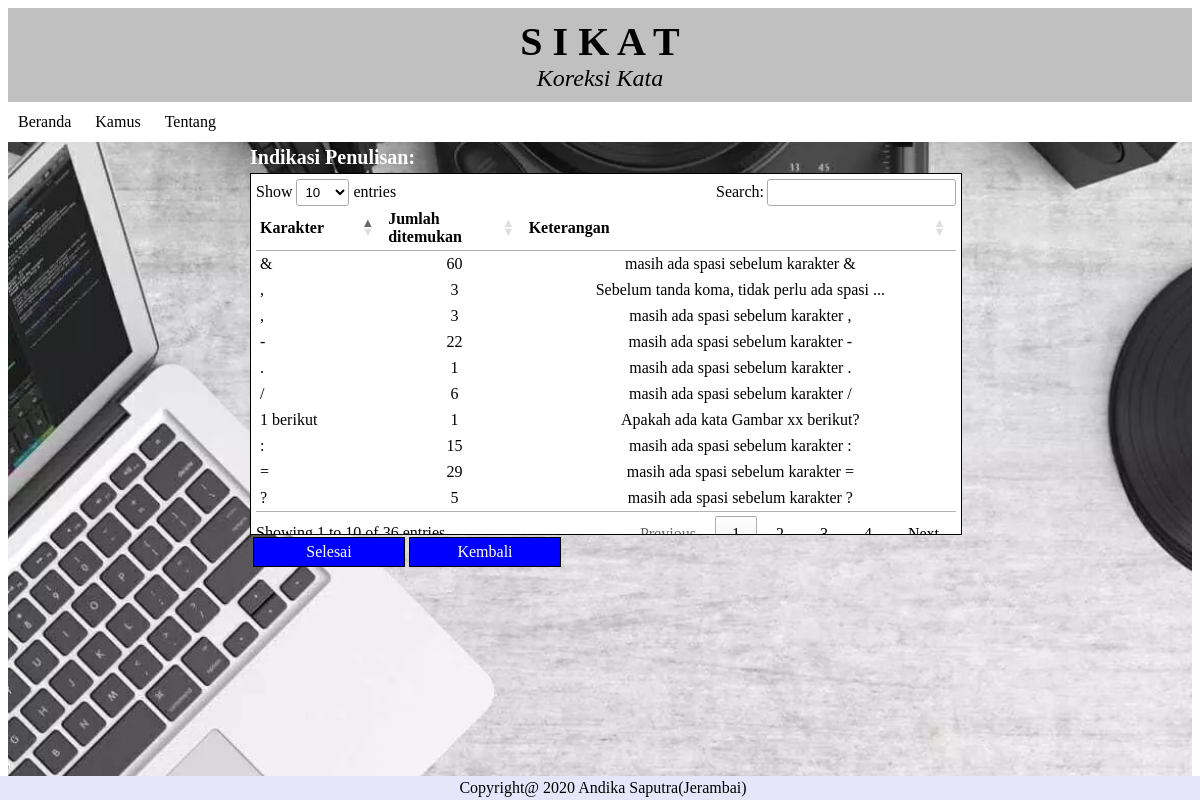
The page /cekat/file/karakter.php on the database its author committed.
### tables this page shows
CREATE TABLE `karakter` (
  `id` int(4) NOT NULL,
  `jumlah` int(10) NOT NULL DEFAULT 0,
  `karakter` char(46) DEFAULT NULL,
  `keterangan` char(116) DEFAULT NULL
);

### cekat/file/karakter.php (the view, shortened to what this page needs)
<html>
<head>
	<link rel="stylesheet" type="text/css" href="../style.css">
	<link rel="stylesheet" type="text/css" href="//cdn.datatables.net/1.10.19/css/jquery.dataTables.min.css">
  </head>
<body>
	<div class="latar">
	<div class="header">
	<header>
		<header class="judul"><b>S  I  K  A  T</b></header>
		<header class="deskripsi"><i>Koreksi Kata</i></header>
	</header>
	</div>
	<div id="menu">
	<?php include("../menubar.php"); ?>
	</div>
	<div class="tengah">
	<h2>Indikasi Penulisan:</h2>
	<div class = "auto">
	<table id="contact-detail" class="compact" cellspacing="0" width="100%">
<thead>
	<tr>
		<th>Karakter</th>
		<th>Jumlah ditemukan</th>
		<th>Keterangan</th>
	</tr>
</thead>
<tbody>
<?php
include "../koneksi.php";
$tampil=mysqli_query($conn,"SELECT karakter, jumlah, keterangan FROM karakter order by karakter desc");
	foreach($tampil as $kuy){
		if ($kuy['jumlah']==0) continue;
    echo "
		<tr>
		<td>".$kuy['karakter']."</td>
		<td align='center'>".$kuy['jumlah']."</td>
		<td align='center'>".$kuy['keterangan']."</td>
		</tr>
		";
    }
?>
</tbody>
</table>
</div>
<table>
<tr>
	<td align="center"><a href="baqo.php?data=upload" type="submit">Selesai</a></td>
  <td align="center"><a href="baqo.php?data=baca" type="submit">Kembali</a></td>
</tr>
</table>
</div>
<div id="footer">
Copyright@ 2020  Andika Saputra(Jerambai)
</div>
</div>
</body>
</html>

### cekat/menubar.php (shortened to what this page needs)
<html>
		<ul>
			<li class="utama"><a href="http://localhost/andika/index.php">Beranda</a></li>
			<li class="utama"><a href="#">Kamus</a>
			</li>
			<li class="utama"><a href="tentang.php">Tentang</a></li>
		</ul>
</html>

### cekat/style.css (style rules this page uses)
a[type=submit] { text-decoration: none; margin: 5px auto; margin-top:-1px; padding: 5px; width: 140px; border: 1px solid black; color: #fff; background: blue; cursor: pointer; display:block; }
.auto { display:block; border: 1px solid black; padding: 5px; margin-top: -12px; width:700px; height:350px; overflow:auto; background : white; }
.tengah { margin : 10px auto; width : 700px; padding: 0px; margin-top: -13px; }
.latar { background: url(background2.jpg); background-repeat: no-repeat; background-position: center; height:100%; background-size:cover; }
h2 { font-size: 20; font-family: times; color: white; }
.header { position: pixed; left: 0; top: 0; width: 100%; padding: 0px; background: silver; }
header { position: pixed; left:0; top:0; width: 100%; font-size: 30px; text-align: center; color: black; background: silver; padding: 0px; }
header .judul { padding-top:10px; text-align: Center; font-size: 40; font-family: Harrington; }
header .deskripsi { padding-bottom: 10px; text-align: center; font-size: 24; font-family: Brush Script MT; color:black; }
#footer { position: fixed; left: 0; bottom: 0; width: 100%; text-align: center; padding: 3px; background-color: lavender; text-align: center; color: black; }
#menu { background-color: white; border: 1px black; }
#menu ul { list-style: none; margin: 0; padding: 0; }
#menu ul li.utama { display: inline-table; }
#menu ul li a { display: block; text-decoration: none; line-height: 40px; padding: 0 10px; color: black; }

### rows shown on the page
karakter: karakter "1 berikut", jumlah "1", keterangan "Apakah ada kata Gambar xx berikut?"
karakter: karakter "?", jumlah "5", keterangan "masih ada spasi sebelum karakter ?"
karakter: karakter "=", jumlah "29", keterangan "masih ada spasi sebelum karakter ="
karakter: karakter ":", jumlah "15", keterangan "masih ada spasi sebelum karakter :"
karakter: karakter "/", jumlah "6", keterangan "masih ada spasi sebelum karakter /"
karakter: karakter ".", jumlah "1", keterangan "masih ada spasi sebelum karakter ."
karakter: karakter "-", jumlah "22", keterangan "masih ada spasi sebelum karakter -"
karakter: karakter ",", jumlah "3", keterangan "Sebelum tanda koma, tidak perlu ada spasi ..."
karakter: karakter ",", jumlah "3", keterangan "masih ada spasi sebelum karakter ,"
karakter: karakter "&", jumlah "60", keterangan "masih ada spasi sebelum karakter &"
